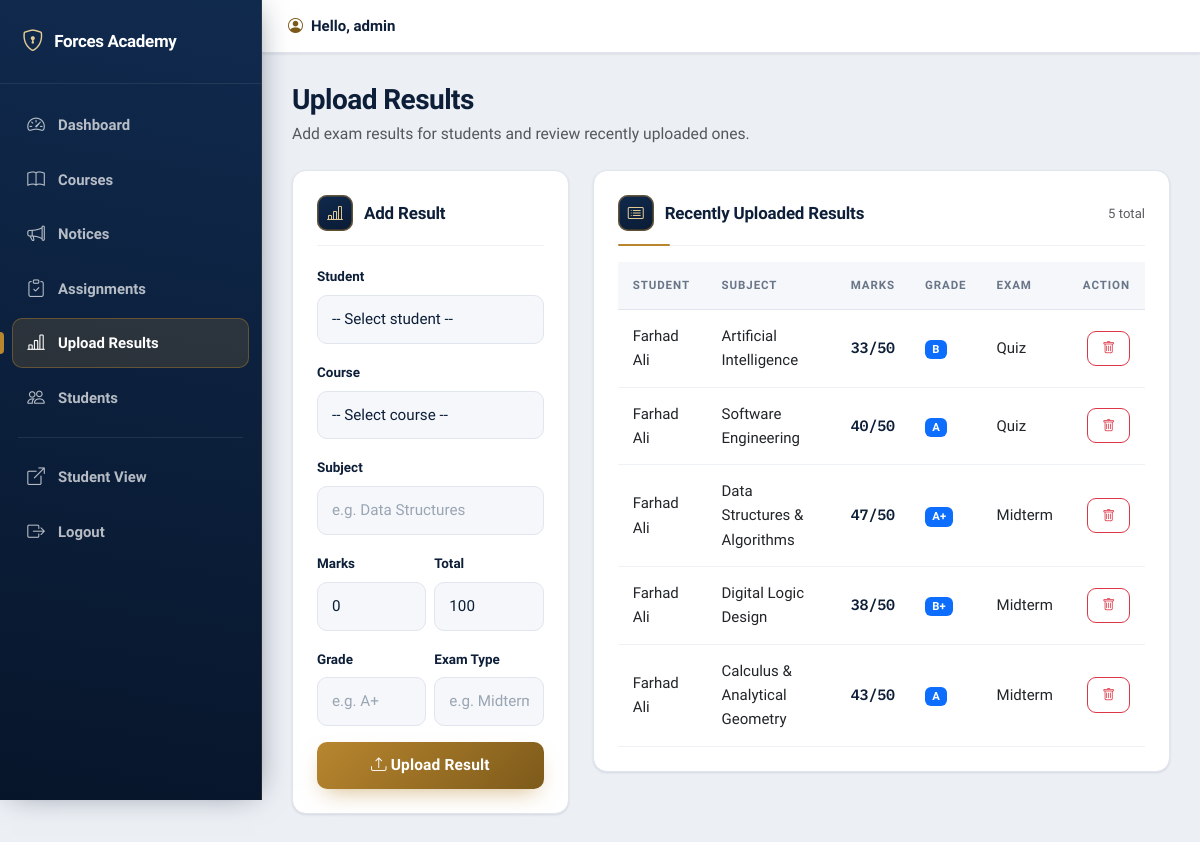
Screenshot of /admin_results.php (signed in) with the database file from the repository.
### tables this page shows
CREATE TABLE IF NOT EXISTS results (
    id           INT(11) PRIMARY KEY AUTO_INCREMENT,
    student_id   INT(11),
    course_id    INT(11),
    subject      VARCHAR(100),
    marks        INT(11),
    total_marks  INT(11),
    grade        VARCHAR(10),
    exam_type    VARCHAR(50),
    CONSTRAINT fk_results_student FOREIGN KEY (student_id) REFERENCES students(id) ON DELETE CASCADE
);

CREATE TABLE IF NOT EXISTS students (
    id           INT(11) PRIMARY KEY AUTO_INCREMENT,
    full_name    VARCHAR(100) NOT NULL,
    email        VARCHAR(100) UNIQUE NOT NULL,
    password     VARCHAR(255) NOT NULL,
    roll_number  VARCHAR(20)  UNIQUE NOT NULL,
    class        VARCHAR(50)  NOT NULL,
    created_at   TIMESTAMP DEFAULT CURRENT_TIMESTAMP
);

### config/auth.php (called while the page is built, shortened)
<?php
function e($value)
{
    return htmlspecialchars((string)$value, ENT_QUOTES, 'UTF-8');
}

### admin_results.php (the view, shortened to what this page needs)
<?php
require_once 'config/auth.php';
$results = mysqli_query($conn, "
    SELECT r.id, r.subject, r.marks, r.total_marks, r.grade, r.exam_type,
           s.full_name, c.course_name
    FROM results r
    LEFT JOIN students s ON s.id = r.student_id
    LEFT JOIN courses  c ON c.id = r.course_id
    ORDER BY r.id DESC");
require 'admin_partials/header.php';
?>
<div class="row g-4">
  <div class="col-xl-4">
    <div class="card p-4">
      <h5 class="form-card-title"><i class="bi bi-bar-chart-line"></i> Add Result</h5>
      <form method="POST">
        <div class="mb-3">
          <label class="form-label">Student</label>
          <select class="form-select form-control-solid" name="student_id" required>
            <option value="">-- Select student --</option>
          </select>
        </div>
        <div class="mb-3">
          <label class="form-label">Course</label>
          <select class="form-select form-control-solid" name="course_id">
            <option value="">-- Select course --</option>
          </select>
        </div>
        <div class="mb-3">
          <label class="form-label">Subject</label>
          <input class="form-control form-control-solid" name="subject" placeholder="e.g. Data Structures" required>
        </div>
        <div class="row g-2">
          <div class="col-6 mb-3">
            <label class="form-label">Marks</label>
            <input type="number" class="form-control form-control-solid" name="marks" min="0" value="0" required>
          </div>
          <div class="col-6 mb-3">
            <label class="form-label">Total</label>
            <input type="number" class="form-control form-control-solid" name="total_marks" min="1" value="100" required>
          </div>
        </div>
        <div class="row g-2">
          <div class="col-6 mb-3">
            <label class="form-label">Grade</label>
            <input class="form-control form-control-solid" name="grade" placeholder="e.g. A+">
          </div>
          <div class="col-6 mb-3">
            <label class="form-label">Exam Type</label>
            <input class="form-control form-control-solid" name="exam_type" placeholder="e.g. Midterm">
          </div>
        </div>
        <button class="btn btn-auth-primary w-100" type="submit">
          <i class="bi bi-upload"></i> Upload Result
        </button>
      </form>
    </div>
  </div>
  <div class="col-xl-8">
    <div class="card p-4">
      <div class="section-header mb-3">
        <h5 class="section-title mb-0"><i class="bi bi-card-list"></i> Recently Uploaded Results</h5>
        <span class="text-muted small"><?php echo (int) mysqli_num_rows($results); ?> total</span>
      </div>
      <?php if (mysqli_num_rows($results) > 0): ?>
        <div class="table-responsive">
          <table class="table align-middle table-modern mb-0">
            <thead>
              <tr>
                <th>Student</th><th>Subject</th><th>Marks</th><th>Grade</th><th>Exam</th><th class="text-end">Action</th>
              </tr>
            </thead>
            <tbody>
              <?php while ($r = mysqli_fetch_assoc($results)): ?>
                <tr>
                  <td><?php echo e($r['full_name'] ?? 'Unknown'); ?></td>
                  <td><?php echo e($r['subject']); ?></td>
                  <td class="record"><?php echo (int) $r['marks']; ?>/<?php echo (int) $r['total_marks']; ?></td>
                  <td><span class="badge bg-primary"><?php echo e($r['grade']); ?></span></td>
                  <td><?php echo e($r['exam_type']); ?></td>
                  <td class="text-end">
                    <a class="btn btn-sm btn-outline-danger btn-icon-danger"
                       href="admin_results.php?delete=<?php echo (int) $r['id']; ?>"
                       onclick="return confirm('Delete this result?');"><i class="bi bi-trash"></i></a>
                  </td>
                </tr>
              <?php endwhile; ?>
            </tbody>
          </table>
        </div>
      <?php endif; ?>
    </div>
  </div>
</div>
<?php require 'admin_partials/footer.php'; ?>

### css/style.css (style rules this page uses)
:root { --ink:#0a1b34; --ink-2:#102a4e; --ink-3:#16365f; --brass:#b8862f; --brass-600:#9a6f22; --brass-700:#7d5a1a; --brass-050:#f8f0dd; --brass-100:#f0e1bf; --brass-200:#e4cd95; --brand:var(--brass); --brand-700:var(--brass-700); --brand-600:var(--brass-600); --brand-500:var(--brass); --brand-050:var(--brass-050); --brand-100:var(--brass-100); --brand-200:var(--brass-200); --blue:var(--brass);--blue-dark:var(--brass-700);--blue-light:var(--brass); --blue-50:var(--brass-050);--blue-100:var(--brass-100); --navy:var(--ink);--navy-2:var(--ink-2); --heading:#0d1e38; --ink-text:#0d1e38; --text:#33404f; --muted:#697687; --bg:#eceff4; --surface:#ffffff; --surface-2:#f5f7fb; --line:#e0e5ee; --line-2:#eef1f6; --success:#1f8a5b; --success-bg:#e6f5ee; --success-line:#b8e6cd; --danger:#c23b34; --danger-bg:#fbeceb; --danger-line:#f2c5c1; --warn-bg:#fbf2df; --warn-line:#eddaad; --warn-ink:#7d5a1a; --radius:14px; --radius-sm:10px; --radius-xs:8px; --shadow-xs:0 1px 2px rgba(10,27,52,.06); --shadow-sm:0 1px 3px rgba(10,27,52,.07),0 1px 2px rgba(10,27,52,.04); --shadow:0 12px 30px -14px rgba(10,27,52,.32),0 2px 6px rgba(10,27,52,.06); --shadow-lg:0 30px 60px -22px rgba(10,27,52,.42),0 6px 14px rgba(10,27,52,.10); --ring:0 0 0 4px rgba(184,134,47,.20); }
* { box-sizing:border-box; }
body { font-family:'Public Sans','Segoe UI',system-ui,Arial,sans-serif; margin:0;color:var(--text);font-size:15px;line-height:1.62; -webkit-font-smoothing:antialiased;text-rendering:optimizeLegibility; }
a { text-decoration:none;color:var(--brass-700);transition:color .15s; }
h1,h2,h3,h4,h5,h6 { font-family:'Bricolage Grotesque','Public Sans',system-ui,sans-serif; color:var(--heading);letter-spacing:-.01em;font-weight:800; }
.record,.mono { font-family:'IBM Plex Mono',ui-monospace,monospace;font-weight:600;letter-spacing:-.01em; }
.form-label { font-weight:600;font-size:.84rem;color:var(--heading);margin-bottom:7px; }
.form-group-icon .form-control, .form-control-solid, .form-select.form-control-solid, textarea.form-control-solid { border-radius:var(--radius-sm);border:1.5px solid var(--line); background:var(--surface-2);padding:12px 14px;color:var(--ink-text);font-size:.95rem; transition:border-color .15s,box-shadow .15s,background .15s; }
.form-control::placeholder,.form-control-solid::placeholder { color:#9aa5b3; }
.btn-auth-primary { background:linear-gradient(135deg,var(--brass),var(--brass-700)); color:#fff;border:none;border-radius:var(--radius-sm); padding:12px 18px;font-weight:700;letter-spacing:.01em;font-size:.97rem; box-shadow:0 10px 22px -8px rgba(184,134,47,.55); transition:transform .15s,box-shadow .15s,filter .15s; }
.dashboard-body { background:var(--bg);min-height:100vh; }
.card { border:1px solid var(--line);border-radius:var(--radius);background:var(--surface);box-shadow:var(--shadow-sm); }
.section-header { display:flex;align-items:center;justify-content:space-between;gap:12px;flex-wrap:wrap; padding-bottom:14px;margin-bottom:18px;border-bottom:1px solid var(--line-2);position:relative; }
.section-header::after { content:"";position:absolute;left:0;bottom:-1px;width:52px;height:2px;background:var(--brass);border-radius:2px; }
.section-title { color:var(--heading);font-weight:800;font-size:1.06rem;display:flex;align-items:center;gap:11px;letter-spacing:-.01em; }
.section-title i,.form-card-title i { color:var(--brass-200); background:linear-gradient(160deg,var(--ink-2),var(--ink)); width:36px;height:36px;border-radius:10px;display:inline-flex;align-items:center;justify-content:center;font-size:1rem; box-shadow:inset 0 0 0 1.5px rgba(184,134,47,.5); }
.form-card-title { color:var(--heading);font-weight:800;font-size:1.06rem;display:flex;align-items:center;gap:11px;margin-bottom:18px;padding-bottom:14px;border-bottom:1px solid var(--line-2); }
.table-modern { margin-bottom:0; }
.table-modern thead th { border-bottom:1px solid var(--line);color:var(--muted);font-size:.72rem;text-transform:uppercase;letter-spacing:.08em;font-weight:700;background:var(--surface-2); }
.table-modern td,.table-modern th { padding:14px 15px;border-color:var(--line-2);vertical-align:middle; }
.table-modern tbody tr { transition:background .12s; }
.table-modern td.record { color:var(--heading); }
.btn-icon-edit,.btn-icon-danger,.btn-icon-view { border-radius:9px;font-size:.8rem;padding:7px 14px;font-weight:600; }

### rows the page displays
results: student.full_name "Farhad Ali", subject "Artificial Intelligence", marks "33", total_marks "50", grade "B", exam_type "Quiz"
results: student.full_name "Farhad Ali", subject "Software Engineering", marks "40", total_marks "50", grade "A", exam_type "Quiz"
results: student.full_name "Farhad Ali", subject "Data Structures & Algorithms", marks "47", total_marks "50", grade "A+", exam_type "Midterm"
results: student.full_name "Farhad Ali", subject "Digital Logic Design", marks "38", total_marks "50", grade "B+", exam_type "Midterm"
results: student.full_name "Farhad Ali", subject "Calculus & Analytical Geometry", marks "43", total_marks "50", grade "A", exam_type "Midterm"

### other values shown
$item[2] "Dashboard"
$item[2] "Courses"
$item[2] "Notices"
$item[2] "Assignments"
$item[2] "Upload Results"
$item[2] "Students"
$admin_username "admin"
$page_title "Upload Results"
$page_subtitle "Add exam results for students and review recently uploaded ones."
mysqli_num_rows($results) "5"
